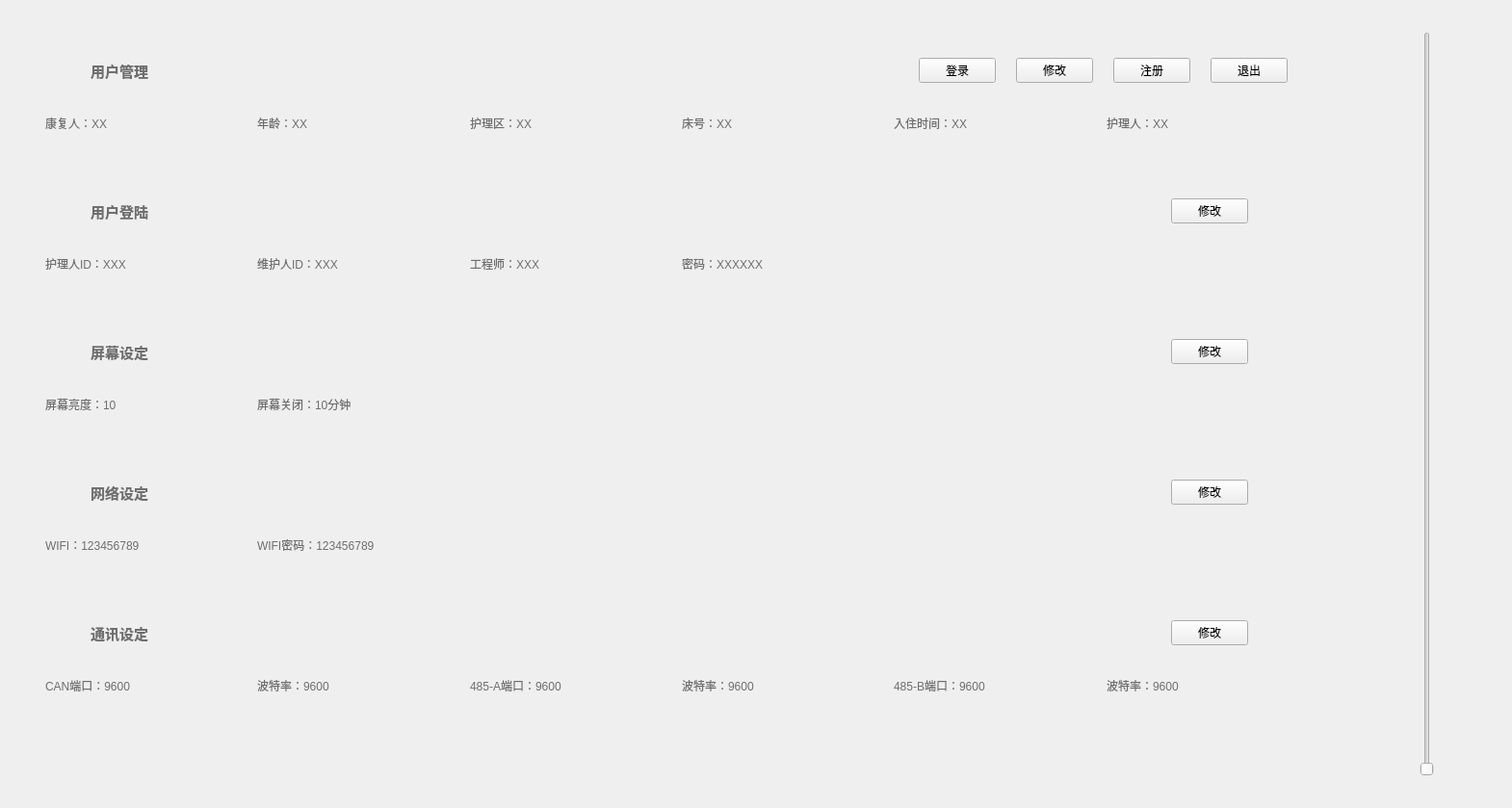
<?xml version="1.0" encoding="UTF-8"?>
<ui version="4.0">
 <class>IntellectSettingsViewClass</class>
 <widget class="QWidget" name="IntellectSettingsViewClass">
  <property name="geometry">
   <rect>
    <x>0</x>
    <y>0</y>
    <width>1570</width>
    <height>839</height>
   </rect>
  </property>
  <property name="windowTitle">
   <string>HomeView</string>
  </property>
  <layout class="QHBoxLayout" name="horizontalLayout" stretch="9,1">
   <item>
    <widget class="QWidget" name="widget_8" native="true">
     <property name="styleSheet">
      <string notr="true">QFrame[Style_Widget=&quot;Group&quot;]
{
	border-radius:5px;
    border:2px solid #EEF2FB;
}
QLabel
{
	color:#6E6E6E;
}
QLabel[Style_Label=&quot;g&quot;]
{
	color:#000000;
}</string>
     </property>
     <property name="Style_Widget" stdset="0">
      <string>Style_White_Widget</string>
     </property>
     <layout class="QVBoxLayout" name="verticalLayout_6">
      <item>
       <widget class="QFrame" name="frame">
        <property name="sizePolicy">
         <sizepolicy hsizetype="Preferred" vsizetype="Fixed">
          <horstretch>0</horstretch>
          <verstretch>0</verstretch>
         </sizepolicy>
        </property>
        <property name="Style_Widget" stdset="0">
         <string>Group</string>
        </property>
        <layout class="QGridLayout" name="gridLayout">
         <property name="leftMargin">
          <number>25</number>
         </property>
         <property name="topMargin">
          <number>25</number>
         </property>
         <property name="rightMargin">
          <number>25</number>
         </property>
         <property name="bottomMargin">
          <number>25</number>
         </property>
         <property name="horizontalSpacing">
          <number>6</number>
         </property>
         <property name="verticalSpacing">
          <number>20</number>
         </property>
         <item row="1" column="0">
          <widget class="QLabel" name="labelUserName">
           <property name="text">
            <string>康复人：XX</string>
           </property>
          </widget>
         </item>
         <item row="1" column="5">
          <widget class="QLabel" name="labelCaregiv">
           <property name="text">
            <string>护理人：XX</string>
           </property>
          </widget>
         </item>
         <item row="1" column="3">
          <widget class="QLabel" name="labelBedNumber">
           <property name="text">
            <string>床号：XX</string>
           </property>
          </widget>
         </item>
         <item row="1" column="2">
          <widget class="QLabel" name="labelNursingArea">
           <property name="text">
            <string>护理区：XX</string>
           </property>
          </widget>
         </item>
         <item row="1" column="1">
          <widget class="QLabel" name="labelAge">
           <property name="text">
            <string>年龄：XX</string>
           </property>
          </widget>
         </item>
         <item row="1" column="4">
          <widget class="QLabel" name="labelAdmissionTime">
           <property name="text">
            <string>入住时间：XX</string>
           </property>
          </widget>
         </item>
         <item row="0" column="0" colspan="2">
          <widget class="QWidget" name="widget_2" native="true">
           <layout class="QHBoxLayout" name="horizontalLayout_2">
            <item>
             <widget class="PixmapWidget" name="widget" native="true">
              <property name="minimumSize">
               <size>
                <width>30</width>
                <height>30</height>
               </size>
              </property>
              <property name="maximumSize">
               <size>
                <width>30</width>
                <height>30</height>
               </size>
              </property>
             </widget>
            </item>
            <item>
             <widget class="QLabel" name="label">
              <property name="font">
               <font>
                <pointsize>11</pointsize>
                <bold>true</bold>
               </font>
              </property>
              <property name="text">
               <string>用户管理</string>
              </property>
              <property name="Style_Label" stdset="0">
               <string>g</string>
              </property>
             </widget>
            </item>
           </layout>
          </widget>
         </item>
         <item row="0" column="4" colspan="2">
          <widget class="QWidget" name="widget_14" native="true">
           <layout class="QHBoxLayout" name="horizontalLayout_8">
            <item>
             <widget class="QPushButton" name="btnUserLogin">
              <property name="sizePolicy">
               <sizepolicy hsizetype="Fixed" vsizetype="Fixed">
                <horstretch>0</horstretch>
                <verstretch>0</verstretch>
               </sizepolicy>
              </property>
              <property name="text">
               <string>登录</string>
              </property>
             </widget>
            </item>
            <item>
             <widget class="QPushButton" name="btnUserEdit">
              <property name="sizePolicy">
               <sizepolicy hsizetype="Fixed" vsizetype="Fixed">
                <horstretch>0</horstretch>
                <verstretch>0</verstretch>
               </sizepolicy>
              </property>
              <property name="text">
               <string>修改</string>
              </property>
             </widget>
            </item>
            <item>
             <widget class="QPushButton" name="btnUserRegister">
              <property name="sizePolicy">
               <sizepolicy hsizetype="Fixed" vsizetype="Fixed">
                <horstretch>0</horstretch>
                <verstretch>0</verstretch>
               </sizepolicy>
              </property>
              <property name="text">
               <string>注册</string>
              </property>
             </widget>
            </item>
            <item>
             <widget class="QPushButton" name="btnUserExit">
              <property name="sizePolicy">
               <sizepolicy hsizetype="Fixed" vsizetype="Fixed">
                <horstretch>0</horstretch>
                <verstretch>0</verstretch>
               </sizepolicy>
              </property>
              <property name="text">
               <string>退出</string>
              </property>
             </widget>
            </item>
           </layout>
          </widget>
         </item>
        </layout>
       </widget>
      </item>
      <item>
       <widget class="QFrame" name="frame_2">
        <property name="sizePolicy">
         <sizepolicy hsizetype="Preferred" vsizetype="Fixed">
          <horstretch>0</horstretch>
          <verstretch>0</verstretch>
         </sizepolicy>
        </property>
        <property name="Style_Widget" stdset="0">
         <string>Group</string>
        </property>
        <layout class="QGridLayout" name="gridLayout_2">
         <property name="leftMargin">
          <number>25</number>
         </property>
         <property name="topMargin">
          <number>25</number>
         </property>
         <property name="rightMargin">
          <number>25</number>
         </property>
         <property name="bottomMargin">
          <number>25</number>
         </property>
         <property name="horizontalSpacing">
          <number>6</number>
         </property>
         <property name="verticalSpacing">
          <number>20</number>
         </property>
         <item row="1" column="0">
          <widget class="QLabel" name="labelCaregiver">
           <property name="text">
            <string>护理人ID：XXX</string>
           </property>
          </widget>
         </item>
         <item row="1" column="5">
          <widget class="QLabel" name="label_9">
           <property name="text">
            <string/>
           </property>
          </widget>
         </item>
         <item row="1" column="3">
          <widget class="QLabel" name="label_10">
           <property name="text">
            <string>密码：XXXXXX</string>
           </property>
          </widget>
         </item>
         <item row="1" column="2">
          <widget class="QLabel" name="labelEngineer">
           <property name="text">
            <string>工程师：XXX</string>
           </property>
          </widget>
         </item>
         <item row="1" column="1">
          <widget class="QLabel" name="labelMaintainer">
           <property name="text">
            <string>维护人ID：XXX</string>
           </property>
          </widget>
         </item>
         <item row="1" column="4">
          <widget class="QLabel" name="label_13">
           <property name="text">
            <string/>
           </property>
          </widget>
         </item>
         <item row="0" column="0" colspan="2">
          <widget class="QWidget" name="widget_3" native="true">
           <layout class="QHBoxLayout" name="horizontalLayout_3">
            <item>
             <widget class="PixmapWidget" name="widget_4" native="true">
              <property name="minimumSize">
               <size>
                <width>30</width>
                <height>30</height>
               </size>
              </property>
              <property name="maximumSize">
               <size>
                <width>30</width>
                <height>30</height>
               </size>
              </property>
             </widget>
            </item>
            <item>
             <widget class="QLabel" name="label_14">
              <property name="font">
               <font>
                <pointsize>11</pointsize>
                <bold>true</bold>
               </font>
              </property>
              <property name="text">
               <string>用户登陆</string>
              </property>
              <property name="Style_Label" stdset="0">
               <string>g</string>
              </property>
             </widget>
            </item>
           </layout>
          </widget>
         </item>
         <item row="0" column="5">
          <widget class="QWidget" name="widget_15" native="true">
           <property name="layoutDirection">
            <enum>Qt::LeftToRight</enum>
           </property>
           <layout class="QHBoxLayout" name="horizontalLayout_9">
            <item>
             <widget class="QPushButton" name="btnCaregiverEdit">
              <property name="sizePolicy">
               <sizepolicy hsizetype="Fixed" vsizetype="Fixed">
                <horstretch>0</horstretch>
                <verstretch>0</verstretch>
               </sizepolicy>
              </property>
              <property name="text">
               <string>修改</string>
              </property>
             </widget>
            </item>
           </layout>
          </widget>
         </item>
        </layout>
       </widget>
      </item>
      <item>
       <widget class="QFrame" name="frame_3">
        <property name="sizePolicy">
         <sizepolicy hsizetype="Preferred" vsizetype="Fixed">
          <horstretch>0</horstretch>
          <verstretch>0</verstretch>
         </sizepolicy>
        </property>
        <property name="Style_Widget" stdset="0">
         <string>Group</string>
        </property>
        <layout class="QGridLayout" name="gridLayout_3">
         <property name="leftMargin">
          <number>25</number>
         </property>
         <property name="topMargin">
          <number>25</number>
         </property>
         <property name="rightMargin">
          <number>25</number>
         </property>
         <property name="bottomMargin">
          <number>25</number>
         </property>
         <property name="horizontalSpacing">
          <number>6</number>
         </property>
         <property name="verticalSpacing">
          <number>20</number>
         </property>
         <item row="1" column="0">
          <widget class="QLabel" name="labelScreenBrightness">
           <property name="text">
            <string>屏幕亮度：10</string>
           </property>
          </widget>
         </item>
         <item row="1" column="5">
          <widget class="QLabel" name="label_16">
           <property name="text">
            <string/>
           </property>
          </widget>
         </item>
         <item row="1" column="3">
          <widget class="QLabel" name="label_17">
           <property name="text">
            <string/>
           </property>
          </widget>
         </item>
         <item row="1" column="2">
          <widget class="QLabel" name="label_18">
           <property name="text">
            <string/>
           </property>
          </widget>
         </item>
         <item row="1" column="1">
          <widget class="QLabel" name="labelScreenOffTime">
           <property name="text">
            <string>屏幕关闭：10分钟</string>
           </property>
          </widget>
         </item>
         <item row="1" column="4">
          <widget class="QLabel" name="label_20">
           <property name="text">
            <string/>
           </property>
          </widget>
         </item>
         <item row="0" column="0" colspan="2">
          <widget class="QWidget" name="widget_5" native="true">
           <layout class="QHBoxLayout" name="horizontalLayout_4">
            <item>
             <widget class="PixmapWidget" name="widget_6" native="true">
              <property name="minimumSize">
               <size>
                <width>30</width>
                <height>30</height>
               </size>
              </property>
              <property name="maximumSize">
               <size>
                <width>30</width>
                <height>30</height>
               </size>
              </property>
             </widget>
            </item>
            <item>
             <widget class="QLabel" name="label_21">
              <property name="font">
               <font>
                <pointsize>11</pointsize>
                <bold>true</bold>
               </font>
              </property>
              <property name="text">
               <string>屏幕设定</string>
              </property>
              <property name="Style_Label" stdset="0">
               <string>g</string>
              </property>
             </widget>
            </item>
           </layout>
          </widget>
         </item>
         <item row="0" column="5">
          <widget class="QWidget" name="widget_16" native="true">
           <layout class="QHBoxLayout" name="horizontalLayout_10">
            <item>
             <widget class="QPushButton" name="btnScreenEdit">
              <property name="sizePolicy">
               <sizepolicy hsizetype="Fixed" vsizetype="Fixed">
                <horstretch>0</horstretch>
                <verstretch>0</verstretch>
               </sizepolicy>
              </property>
              <property name="text">
               <string>修改</string>
              </property>
             </widget>
            </item>
           </layout>
          </widget>
         </item>
        </layout>
       </widget>
      </item>
      <item>
       <widget class="QFrame" name="frame_4">
        <property name="sizePolicy">
         <sizepolicy hsizetype="Preferred" vsizetype="Fixed">
          <horstretch>0</horstretch>
          <verstretch>0</verstretch>
         </sizepolicy>
        </property>
        <property name="Style_Widget" stdset="0">
         <string>Group</string>
        </property>
        <layout class="QGridLayout" name="gridLayout_4">
         <property name="leftMargin">
          <number>25</number>
         </property>
         <property name="topMargin">
          <number>25</number>
         </property>
         <property name="rightMargin">
          <number>25</number>
         </property>
         <property name="bottomMargin">
          <number>25</number>
         </property>
         <property name="horizontalSpacing">
          <number>6</number>
         </property>
         <property name="verticalSpacing">
          <number>20</number>
         </property>
         <item row="1" column="0">
          <widget class="QLabel" name="labelWifiName">
           <property name="text">
            <string>WIFI：123456789</string>
           </property>
          </widget>
         </item>
         <item row="1" column="5">
          <widget class="QLabel" name="label_23">
           <property name="text">
            <string/>
           </property>
          </widget>
         </item>
         <item row="1" column="3">
          <widget class="QLabel" name="label_24">
           <property name="text">
            <string/>
           </property>
          </widget>
         </item>
         <item row="1" column="2">
          <widget class="QLabel" name="label_25">
           <property name="text">
            <string/>
           </property>
          </widget>
         </item>
         <item row="1" column="1">
          <widget class="QLabel" name="labelWifiPassword">
           <property name="text">
            <string>WIFI密码：123456789</string>
           </property>
          </widget>
         </item>
         <item row="1" column="4">
          <widget class="QLabel" name="label_27">
           <property name="text">
            <string/>
           </property>
          </widget>
         </item>
         <item row="0" column="0" colspan="2">
          <widget class="QWidget" name="widget_7" native="true">
           <layout class="QHBoxLayout" name="horizontalLayout_5">
            <item>
             <widget class="PixmapWidget" name="widget_10" native="true">
              <property name="minimumSize">
               <size>
                <width>30</width>
                <height>30</height>
               </size>
              </property>
              <property name="maximumSize">
               <size>
                <width>30</width>
                <height>30</height>
               </size>
              </property>
             </widget>
            </item>
            <item>
             <widget class="QLabel" name="label_28">
              <property name="font">
               <font>
                <pointsize>11</pointsize>
                <bold>true</bold>
               </font>
              </property>
              <property name="text">
               <string>网络设定</string>
              </property>
              <property name="Style_Label" stdset="0">
               <string>g</string>
              </property>
             </widget>
            </item>
           </layout>
          </widget>
         </item>
         <item row="0" column="5">
          <widget class="QWidget" name="widget_17" native="true">
           <layout class="QHBoxLayout" name="horizontalLayout_11">
            <item>
             <widget class="QPushButton" name="btnWifiEdit">
              <property name="sizePolicy">
               <sizepolicy hsizetype="Fixed" vsizetype="Fixed">
                <horstretch>0</horstretch>
                <verstretch>0</verstretch>
               </sizepolicy>
              </property>
              <property name="text">
               <string>修改</string>
              </property>
             </widget>
            </item>
           </layout>
          </widget>
         </item>
        </layout>
       </widget>
      </item>
      <item>
       <widget class="QFrame" name="frame_5">
        <property name="sizePolicy">
         <sizepolicy hsizetype="Preferred" vsizetype="Fixed">
          <horstretch>0</horstretch>
          <verstretch>0</verstretch>
         </sizepolicy>
        </property>
        <property name="Style_Widget" stdset="0">
         <string>Group</string>
        </property>
        <layout class="QGridLayout" name="gridLayout_5">
         <property name="leftMargin">
          <number>25</number>
         </property>
         <property name="topMargin">
          <number>25</number>
         </property>
         <property name="rightMargin">
          <number>25</number>
         </property>
         <property name="bottomMargin">
          <number>25</number>
         </property>
         <property name="horizontalSpacing">
          <number>6</number>
         </property>
         <property name="verticalSpacing">
          <number>20</number>
         </property>
         <item row="1" column="0">
          <widget class="QLabel" name="labelCanPort">
           <property name="text">
            <string>CAN端口：9600</string>
           </property>
          </widget>
         </item>
         <item row="1" column="5">
          <widget class="QLabel" name="labelBaudRate485B">
           <property name="text">
            <string>波特率：9600</string>
           </property>
          </widget>
         </item>
         <item row="1" column="3">
          <widget class="QLabel" name="labelBaudRate485A">
           <property name="text">
            <string>波特率：9600</string>
           </property>
          </widget>
         </item>
         <item row="1" column="2">
          <widget class="QLabel" name="labelPort485A">
           <property name="text">
            <string>485-A端口：9600</string>
           </property>
          </widget>
         </item>
         <item row="1" column="1">
          <widget class="QLabel" name="labelBaudRate">
           <property name="text">
            <string>波特率：9600</string>
           </property>
          </widget>
         </item>
         <item row="1" column="4">
          <widget class="QLabel" name="labelPort485B">
           <property name="text">
            <string>485-B端口：9600</string>
           </property>
          </widget>
         </item>
         <item row="0" column="0" colspan="2">
          <widget class="QWidget" name="widget_11" native="true">
           <layout class="QHBoxLayout" name="horizontalLayout_6">
            <item>
             <widget class="PixmapWidget" name="widget_12" native="true">
              <property name="minimumSize">
               <size>
                <width>30</width>
                <height>30</height>
               </size>
              </property>
              <property name="maximumSize">
               <size>
                <width>30</width>
                <height>30</height>
               </size>
              </property>
             </widget>
            </item>
            <item>
             <widget class="QLabel" name="label_35">
              <property name="font">
               <font>
                <pointsize>11</pointsize>
                <bold>true</bold>
               </font>
              </property>
              <property name="text">
               <string>通讯设定</string>
              </property>
              <property name="Style_Label" stdset="0">
               <string>g</string>
              </property>
             </widget>
            </item>
           </layout>
          </widget>
         </item>
         <item row="0" column="5">
          <widget class="QWidget" name="widget_18" native="true">
           <layout class="QHBoxLayout" name="horizontalLayout_12">
            <item>
             <widget class="QPushButton" name="btnNetEdit">
              <property name="sizePolicy">
               <sizepolicy hsizetype="Fixed" vsizetype="Fixed">
                <horstretch>0</horstretch>
                <verstretch>0</verstretch>
               </sizepolicy>
              </property>
              <property name="text">
               <string>修改</string>
              </property>
             </widget>
            </item>
           </layout>
          </widget>
         </item>
        </layout>
       </widget>
      </item>
      <item>
       <spacer name="verticalSpacer">
        <property name="orientation">
         <enum>Qt::Vertical</enum>
        </property>
        <property name="sizeHint" stdset="0">
         <size>
          <width>20</width>
          <height>40</height>
         </size>
        </property>
       </spacer>
      </item>
     </layout>
    </widget>
   </item>
   <item>
    <widget class="QWidget" name="widget_9" native="true">
     <property name="Style_Widget" stdset="0">
      <string>Style_White_Widget</string>
     </property>
     <layout class="QVBoxLayout" name="verticalLayout">
      <item>
       <widget class="QWidget" name="widget_13" native="true">
        <layout class="QHBoxLayout" name="horizontalLayout_7">
         <item>
          <widget class="QSlider" name="verticalSlider">
           <property name="sizePolicy">
            <sizepolicy hsizetype="Fixed" vsizetype="Expanding">
             <horstretch>0</horstretch>
             <verstretch>0</verstretch>
            </sizepolicy>
           </property>
           <property name="orientation">
            <enum>Qt::Vertical</enum>
           </property>
          </widget>
         </item>
        </layout>
       </widget>
      </item>
     </layout>
    </widget>
   </item>
  </layout>
 </widget>
 <layoutdefault spacing="6" margin="11"/>
 <customwidgets>
  <customwidget>
   <class>PixmapWidget</class>
   <extends>QWidget</extends>
   <header>Component/PixmapWidget/PixmapWidget.h</header>
   <container>1</container>
  </customwidget>
 </customwidgets>
 <resources>
  <include location="../../../resources/QtIntellectNurse.qrc"/>
 </resources>
 <connections/>
</ui>
